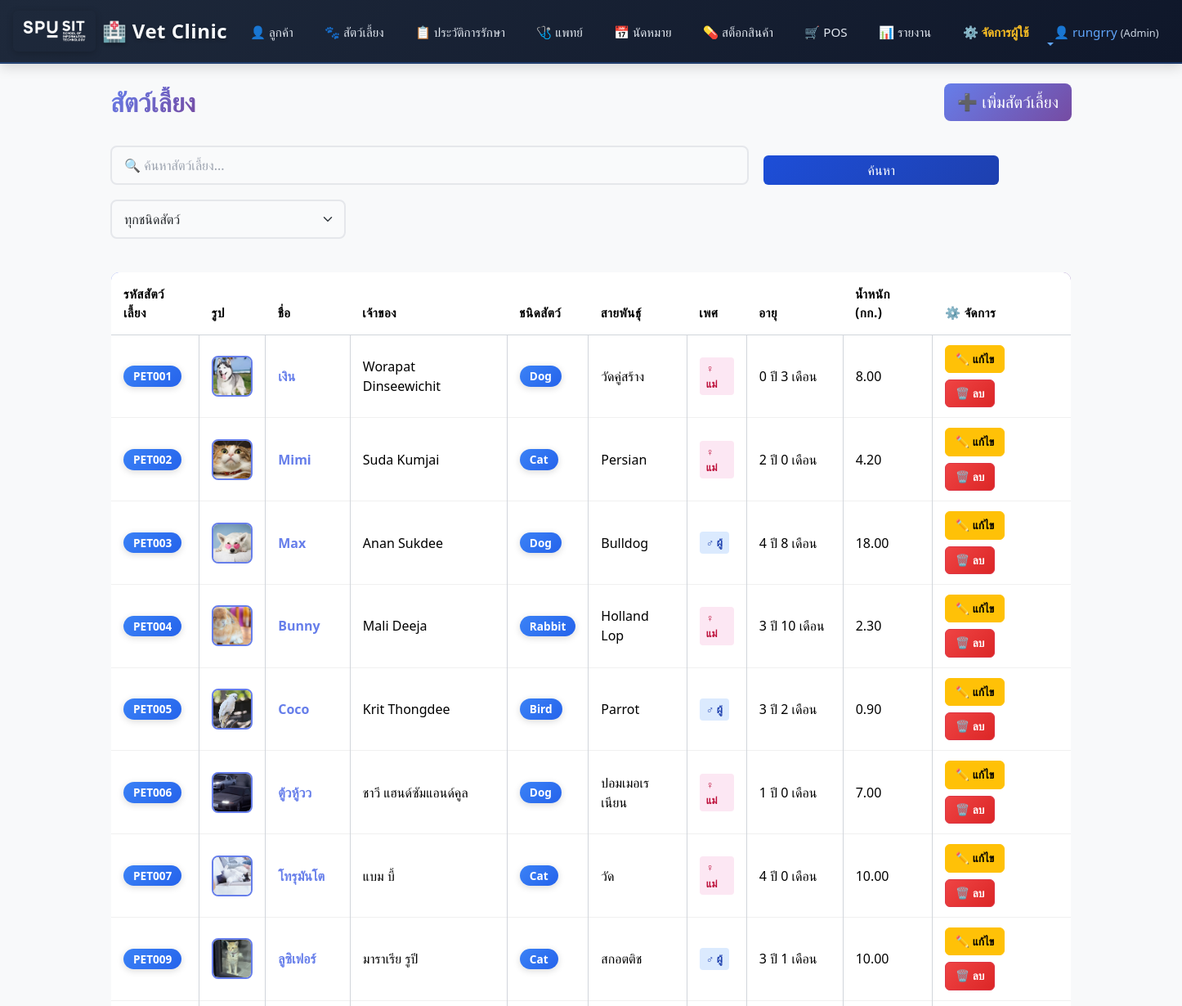
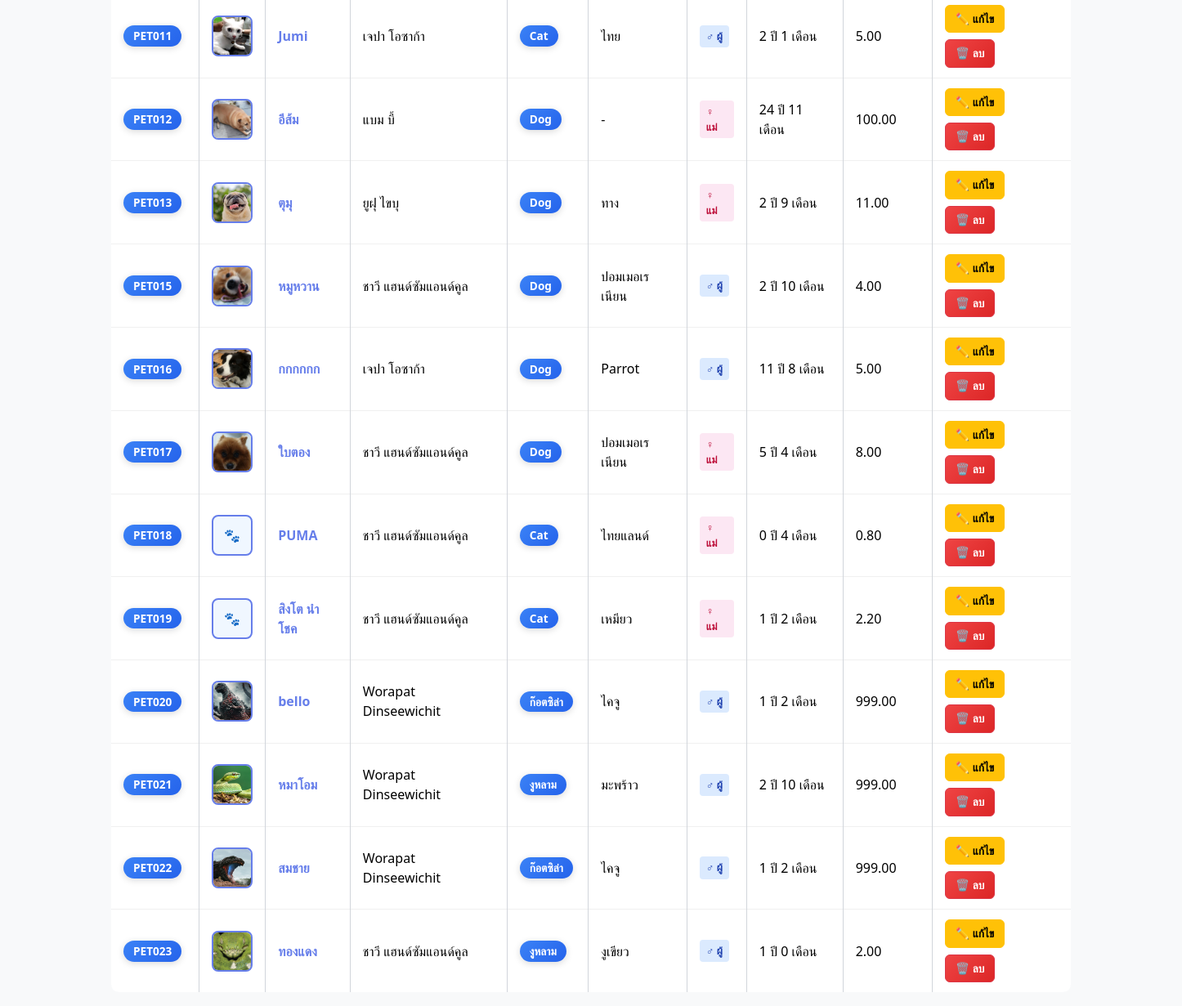
The app's page /pets/ (signed in) with its own data (2 pictures, top to bottom).
### myapp/models.py (models this page shows)
class Pets(models.Model):
    pet_id = models.CharField(primary_key=True, max_length=6)
    owner = models.ForeignKey(Owners, models.DO_NOTHING)
    species = models.ForeignKey('Species', models.DO_NOTHING)
    pet_name = models.CharField(max_length=50)
    breed = models.CharField(max_length=50, blank=True, null=True)
    gender = models.CharField(max_length=10, blank=True, null=True)
    birth_date = models.DateField(blank=True, null=True)
    weight = models.DecimalField(max_digits=6, decimal_places=2, blank=True, null=True)
    class Meta:
        managed = True
        db_table = 'Pets'

class Owners(models.Model):
    owner_id = models.CharField(primary_key=True, max_length=6)
    first_name = models.CharField(max_length=50)
    last_name = models.CharField(max_length=50)
    phone = models.CharField(max_length=20, blank=False, null=False)
    email = models.CharField(max_length=100, blank=True, null=True)
    address = models.CharField(max_length=255, blank=True, null=True)
    class Meta:
        managed = True
        db_table = 'Owners'

class Species(models.Model):
    species_id = models.CharField(primary_key=True, max_length=6)
    species_name = models.CharField(max_length=50)
    description = models.CharField(max_length=255, blank=True, null=True)
    class Meta:
        managed = True
        db_table = 'Species'

### myapp/views.py (the view, shortened to what this page needs)
# urls.py: path('pets/', views.pet_list, name='pet_list'),
@login_required
def pet_list(request):
    q = request.GET.get('q')
    species_filter = request.GET.get('species')
    pets = Pets.objects.select_related('owner', 'species')
    if species_filter:
        pets = pets.filter(species__species_id=species_filter)
    pets = pets.all()
    pet_rows = []
    for pet in pets:
        age_year = age_month = None
        age_text = '-'
        if pet.birth_date:
            diff = relativedelta(date.today(), pet.birth_date)
            age_year = diff.years
            age_month = diff.months
            age_text = f"{age_year} ปี {age_month} เดือน" if (age_year or age_month) else '0 ปี'
        pet_rows.append({
            'pet': pet,
            'age_year': age_year,
            'age_month': age_month,
            'age': age_text,
            'image_url': get_pet_image_url(pet.pet_id)
        })
    return render(request, 'pet.html', {
        'pet': pet_rows,
        'q': q,
        'species_list': Species.objects.all(),
        'species_filter': species_filter
    })

### myapp/context_processors.py (called while the page is built, shortened)
def user_role(request):
    role = None
    if request.user.is_authenticated:
        if request.user.is_superuser:
            role = 'admin'
    return {'user_role': role}

### myapp/views.py (called while the page is built)
def get_pet_image_url(pet_id):
    image_dir = os.path.join(settings.MEDIA_ROOT, 'pet_images')
    if not os.path.exists(image_dir):
        return None
    for ext in ['.jpg', '.jpeg', '.png', '.gif']:
        candidate = os.path.join(image_dir, f"{pet_id}{ext}")
        if os.path.exists(candidate):
            return settings.MEDIA_URL + f"pet_images/{pet_id}{ext}"
    return None

### myapp/templates/pet.html (shortened to what this page needs)
{% extends 'base.html' %}
{% block content %}
<div class="page-header">
  <h2>สัตว์เลี้ยง</h2>
  <a href="{% url 'add_pet' %}" class="btn btn-add btn-lg">➕ เพิ่มสัตว์เลี้ยง</a>
</div>
<form method="get" class="search-bar row g-2">
  <div class="col-12 col-md-8">
    <input type="text" name="q" value="{{ q|default:'' }}" class="form-control" placeholder="🔍 ค้นหาสัตว์เลี้ยง...">
  </div>
  <div class="col-12 col-md-3 d-flex gap-2">
    <button type="submit" class="btn btn-primary flex-fill">ค้นหา</button>
  </div>
    <div class="col-12 col-md-3">
    <select name="species" class="form-select">
      <option value="">ทุกชนิดสัตว์</option>
    </select>
  </div>
</form>
<div class="table-responsive">
  <table class="table table-hover table-bordered">
    <thead>
      <tr>
        <th>รหัสสัตว์เลี้ยง</th>
        <th>รูป</th>
        <th>ชื่อ</th>
        <th>เจ้าของ</th>
        <th>ชนิดสัตว์</th>
        <th>สายพันธุ์</th>
        <th>เพศ</th>
        <th>อายุ</th>
        <th>น้ำหนัก (กก.)</th>
        <th>⚙️ จัดการ</th>
      </tr>
    </thead>
    <tbody>
      {% for row in pet %}
      <tr class="pet-row">
        <td><strong class="badge bg-info">{{ row.pet.pet_id }}</strong></td>
        <td>
          {% if row.image_url %}
            <img src="{{ row.image_url }}" class="pet-image" alt="{{ row.pet.pet_name }}">
          {% else %}
            <div class="pet-image" style="background: #f0f7ff; display: flex; align-items: center; justify-content: center;">🐾</div>
          {% endif %}
        </td>
        <td><strong style="color: #667eea;">{{ row.pet.pet_name }}</strong></td>
        <td>{{ row.pet.owner.first_name }} {{ row.pet.owner.last_name }}</td>
        <td><span class="badge bg-info">{{ row.pet.species.species_name }}</span></td>
        <td>{{ row.pet.breed }}</td>
        <td>
          {% if row.pet.gender == 'M' or row.pet.gender == 'Male' or row.pet.gender == 'male' %}
            <span class="pet-badge badge-male">♂ ผู้</span>
          {% elif row.pet.gender == 'F' or row.pet.gender == 'Female' or row.pet.gender == 'female' %}
            <span class="pet-badge badge-female">♀ แม่</span>
          {% else %}
            <span class="pet-badge" style="background: #999; color: white;">ไม่ระบุ</span>
          {% endif %}
        </td>
        <td>{{ row.age }}</td>
        <td>{{ row.pet.weight|default:"ไม่มี" }}</td>
        <td>
          <div style="display: flex; gap: 8px; flex-wrap: wrap;">
            <a href="{% url 'edit_pet' row.pet.pet_id %}" class="btn btn-sm btn-warning">✏️ แก้ไข</a>
            {% if user_role != 'user' %}
            <a href="javascript:void(0)" onclick="confirmDelete('{% url 'delete_pet' row.pet.pet_id %}')" class="btn btn-sm btn-danger">🗑️ ลบ</a>
            {% endif %}
          </div>
        </td>
      </tr>
      {% endfor %}
    </tbody>
  </table>
</div>
{% endblock %}

### myapp/templates/base.html (shortened to what this page needs)
<!DOCTYPE html>
<html>
<head>
    {% load static %}
    <link href="https://cdn.jsdelivr.net/npm/bootstrap@5.3.2/dist/css/bootstrap.min.css" rel="stylesheet">
    <link rel="stylesheet" href="{% static 'css/style.css' %}">
</head>
<body class="bg-light">
<nav class="navbar navbar-expand-lg navbar-dark" style="background: linear-gradient(135deg, #1e293b 0%, #0f172a 100%); border-bottom: 2px solid rgba(59, 130, 246, 0.3); box-shadow: 0 4px 15px rgba(0, 0, 0, 0.15);">
<div class="container">
<a class="navbar-brand" href="/">
    <img src="/media/Logo%20SPU%20SIT_White.png" alt="True Friend Vet Clinic Logo">
    <span>🏥 Vet Clinic</span>
</a>
<div class="collapse navbar-collapse" id="mainNav">
<ul class="navbar-nav me-auto mb-2 mb-lg-0">
<li class="nav-item"><a class="nav-link" href="/owners">👤 ลูกค้า</a></li>
<li class="nav-item"><a class="nav-link" href="/pets">🐾 สัตว์เลี้ยง</a></li>
<li class="nav-item"><a class="nav-link" href="/medical_records">📋 ประวัติการรักษา</a></li>
<li class="nav-item"><a class="nav-link" href="/vets">🩺 แพทย์</a></li>
<li class="nav-item"><a class="nav-link" href="/appointments">📅 นัดหมาย</a></li>
<li class="nav-item"><a class="nav-link" href="/medicines">💊 สต็อกสินค้า</a></li>
<li class="nav-item"><a class="nav-link" href="/pos">🛒 POS</a></li>
<li class="nav-item"><a class="nav-link" href="/reports">📊 รายงาน</a></li>
{% if user.is_superuser or user.is_staff %}
<li class="nav-item"><a class="nav-link" href="{% url 'user_list' %}" style="color: #fbbf24 !important; font-weight: bold;">⚙️ จัดการผู้ใช้</a></li>
{% endif %}
</ul>
<ul class="navbar-nav ms-auto">
<li class="nav-item dropdown">
<a class="nav-link dropdown-toggle" href="#" id="userDropdown" role="button" data-bs-toggle="dropdown" aria-expanded="false" style="color: #60a5fa !important;">
👤 {{ user.username }}
{% if user_role %}
  <span style="font-size:0.8rem; color: #cbd5e1;">({{ user_role|title }})</span>
{% endif %}
</a>
</li>
</ul>
</div>
</div>
</nav>
<div class="container mt-4">
{% block content %}
{% endblock %}
</div>
</body>
</html>

### myapp/static/css/style.css (style rules this page uses)
body { background: #f5f7fb; color: #1f2937; }
.card, .table { border-radius: 0.65rem; }
.btn-primary { background-color: #2b6cb0; border-color: #2b6cb0; }
.table thead { background: #2b6cb0; color: #fff; }
.navbar-nav .nav-link { color: #e2e8f0 !important; margin-right: 0.4rem; }
.navbar-brand { color: #f8fafc !important; font-weight: 700; letter-spacing: 0.4px; }
.btn-primary { background-color: #1d4ed8; border-color: #1d4ed8; }
body { animation: fadeInBody 0.5s ease-in-out; }
.btn { transition: all 0.3s cubic-bezier(0.34, 1.56, 0.64, 1); position: relative; overflow: hidden; }
.btn::before { content: ''; position: absolute; top: 50%; left: 50%; width: 0; height: 0; border-radius: 50%; background: rgba(255, 255, 255, 0.3); transform: translate(-50%, -50%); transition: width 0.6s, height 0.6s; pointer-events: none; }
.btn-primary { background: linear-gradient(135deg, #1d4ed8, #1e40af) !important; border: none; }
.btn-danger { background: linear-gradient(135deg, #ef4444, #dc2626) !important; }
.form-control, .form-select { transition: all 0.3s ease; border: 2px solid #e5e7eb; background-color: #fafbfc; }
.form-control::placeholder { color: #9ca3af; font-weight: 500; }
a { transition: all 0.2s ease; }
.table { transition: all 0.3s ease; }
.table tbody tr { transition: all 0.2s ease; border-bottom: 1px solid #f0f0f0; }
.badge { transition: all 0.3s ease; padding: 0.5rem 0.75rem; font-weight: 600; box-shadow: 0 2px 8px rgba(0, 0, 0, 0.1); }
.navbar { background: linear-gradient(135deg, #1e293b, #0f172a) !important; box-shadow: 0 4px 15px rgba(0, 0, 0, 0.1); animation: slideInNavbar 0.5s ease-out; }
.navbar-nav .nav-link { transition: all 0.3s ease !important; position: relative; padding-bottom: 5px !important; }
.navbar-nav .nav-link::after { content: ''; position: absolute; bottom: 0; left: 0; width: 0; height: 2px; background: linear-gradient(90deg, #3b82f6, #60a5fa); transition: width 0.3s ease; }
h2, h3, h4 { color: #1f2937; font-weight: 700; margin-bottom: 15px; }
.table { margin-top: 20px; border-radius: 0.65rem; overflow: hidden; }
.table thead { background: linear-gradient(135deg, #667eea 0%, #764ba2 100%); color: white; font-weight: 600; }
.table thead th { border: none; padding: 15px; font-size: 0.95rem; text-transform: uppercase; letter-spacing: 0.5px; }
.table tbody td { vertical-align: middle; padding: 12px 15px; border-color: #e5e7eb; }
.table tbody tr { transition: all 0.2s ease; }
.table tbody tr:nth-child(odd) { background-color: #fafbff; }
.table.table-bordered { border: 1px solid #d1d5db; }
.table.table-bordered td, .table.table-bordered th { border-color: #d1d5db; }
.badge { padding: 6px 12px; font-weight: 600; border-radius: 50px; font-size: 0.85rem; box-shadow: 0 2px 8px rgba(0, 0, 0, 0.15); }
.badge.bg-info { background: linear-gradient(135deg, #3b82f6, #2563eb) !important; }
.btn-sm { padding: 6px 12px; font-size: 0.85rem; border-radius: 6px; font-weight: 600; transition: all 0.2s ease; }
.form-control, .form-select { border: 2px solid #e5e7eb; border-radius: 8px; padding: 10px 15px; font-size: 1rem; transition: all 0.3s ease; background-color: #f9fafb; }
.form-control::placeholder { color: #9ca3af; }

### myapp/templates/base.html (style rules this page uses)
.navbar-brand { display: inline-flex; align-items: center; gap: 0.5rem; font-size: 1.5rem; font-weight: 700; letter-spacing: 0.5px; text-shadow: 0 2px 4px rgba(0, 0, 0, 0.3); animation: glow 2s ease-in-out infinite; }
.navbar-brand img { max-height: 50px; width: auto; border-radius: 0.35rem; box-shadow: 0 2px 8px rgba(0, 0, 0, 0.2); }
.container { max-width: 1200px; }
.navbar .container { max-width: 100%; width: 100%; padding-left: 1rem; padding-right: 1rem; }
.navbar-nav { gap: 0.5rem; }
.nav-link { white-space: nowrap; font-size: 0.95rem; padding: 0.5rem 0.75rem !important; }

### records on screen
Pets: pet.pet_id "PET001", shows a picture, pet.pet_name "เงิน", pet.owner.first_name "Worapat", pet.owner.last_name "Dinseewichit", pet.species.species_name "Dog", pet.breed "วัดคู่สร้าง", gender "♀ แม่", age "0 ปี 3 เดือน", pet.weight "8.00"
Pets: pet.pet_id "PET002", shows a picture, pet.pet_name "Mimi", pet.owner.first_name "Suda", pet.owner.last_name "Kumjai", pet.species.species_name "Cat", pet.breed "Persian", gender "♀ แม่", age "2 ปี 0 เดือน", pet.weight "4.20"
Pets: pet.pet_id "PET003", shows a picture, pet.pet_name "Max", pet.owner.first_name "Anan", pet.owner.last_name "Sukdee", pet.species.species_name "Dog", pet.breed "Bulldog", gender "♂ ผู้", age "4 ปี 8 เดือน", pet.weight "18.00"
Pets: pet.pet_id "PET004", shows a picture, pet.pet_name "Bunny", pet.owner.first_name "Mali", pet.owner.last_name "Deeja", pet.species.species_name "Rabbit", pet.breed "Holland Lop", gender "♀ แม่", age "3 ปี 10 เดือน", pet.weight "2.30"
Pets: pet.pet_id "PET005", shows a picture, pet.pet_name "Coco", pet.owner.first_name "Krit", pet.owner.last_name "Thongdee", pet.species.species_name "Bird", pet.breed "Parrot", gender "♂ ผู้", age "3 ปี 2 เดือน", pet.weight "0.90"
Pets: pet.pet_id "PET006", shows a picture, pet.pet_name "ตู้วหู้วว", pet.owner.first_name "ชาวี", pet.owner.last_name "แฮนด์ซัมแอนด์คูล", pet.species.species_name "Dog", pet.breed "ปอมเมอเรเนียน", gender "♀ แม่", age "1 ปี 0 เดือน", pet.weight "7.00"
Pets: pet.pet_id "PET007", shows a picture, pet.pet_name "โทรุมันโต", pet.owner.first_name "แบม", pet.owner.last_name "บี้", pet.species.species_name "Cat", pet.breed "วัด", gender "♀ แม่", age "4 ปี 0 เดือน", pet.weight "10.00"
Pets: pet.pet_id "PET009", shows a picture, pet.pet_name "ลูซิเฟอร์", pet.owner.first_name "มาราเรีย", pet.owner.last_name "รูปี", pet.species.species_name "Cat", pet.breed "สกอตติช", gender "♂ ผู้", age "3 ปี 1 เดือน", pet.weight "10.00"
Pets: pet.pet_id "PET011", shows a picture, pet.pet_name "Jumi", pet.owner.first_name "เจปา", pet.owner.last_name "โอซาก้า", pet.species.species_name "Cat", pet.breed "ไทย", gender "♂ ผู้", age "2 ปี 1 เดือน", pet.weight "5.00"
Pets: pet.pet_id "PET012", shows a picture, pet.pet_name "อีส้ม", pet.owner.first_name "แบม", pet.owner.last_name "บี้", pet.species.species_name "Dog", pet.breed "-", gender "♀ แม่", age "24 ปี 11 เดือน", pet.weight "100.00"
Pets: pet.pet_id "PET013", shows a picture, pet.pet_name "ตุมุ", pet.owner.first_name "ยูฝุ", pet.owner.last_name "ไขบุ", pet.species.species_name "Dog", pet.breed "ทาง", gender "♀ แม่", age "2 ปี 9 เดือน", pet.weight "11.00"
Pets: pet.pet_id "PET015", shows a picture, pet.pet_name "หมูหวาน", pet.owner.first_name "ชาวี", pet.owner.last_name "แฮนด์ซัมแอนด์คูล", pet.species.species_name "Dog", pet.breed "ปอมเมอเรเนียน", gender "♂ ผู้", age "2 ปี 10 เดือน", pet.weight "4.00"
Pets: pet.pet_id "PET016", shows a picture, pet.pet_name "กกกกกก", pet.owner.first_name "เจปา", pet.owner.last_name "โอซาก้า", pet.species.species_name "Dog", pet.breed "Parrot", gender "♂ ผู้", age "11 ปี 8 เดือน", pet.weight "5.00"
Pets: pet.pet_id "PET017", shows a picture, pet.pet_name "ใบตอง", pet.owner.first_name "ชาวี", pet.owner.last_name "แฮนด์ซัมแอนด์คูล", pet.species.species_name "Dog", pet.breed "ปอมเมอเรเนียน", gender "♀ แม่", age "5 ปี 4 เดือน", pet.weight "8.00"
Pets: pet.pet_id "PET018", pet.pet_name "PUMA", pet.owner.first_name "ชาวี", pet.owner.last_name "แฮนด์ซัมแอนด์คูล", pet.species.species_name "Cat", pet.breed "ไทยแลนด์", gender "♀ แม่", age "0 ปี 4 เดือน", pet.weight "0.80"
Pets: pet.pet_id "PET019", pet.pet_name "สิงโต นำโชค", pet.owner.first_name "ชาวี", pet.owner.last_name "แฮนด์ซัมแอนด์คูล", pet.species.species_name "Cat", pet.breed "เหมียว", gender "♀ แม่", age "1 ปี 2 เดือน", pet.weight "2.20"
Pets: pet.pet_id "PET020", shows a picture, pet.pet_name "bello", pet.owner.first_name "Worapat", pet.owner.last_name "Dinseewichit", pet.species.species_name "ก๊อตซิล่า", pet.breed "ไคจู", gender "♂ ผู้", age "1 ปี 2 เดือน", pet.weight "999.00"
Pets: pet.pet_id "PET021", shows a picture, pet.pet_name "หมาโอม", pet.owner.first_name "Worapat", pet.owner.last_name "Dinseewichit", pet.species.species_name "งูหลาม", pet.breed "มะพร้าว", gender "♂ ผู้", age "2 ปี 10 เดือน", pet.weight "999.00"
Pets: pet.pet_id "PET022", shows a picture, pet.pet_name "สมชาย", pet.owner.first_name "Worapat", pet.owner.last_name "Dinseewichit", pet.species.species_name "ก๊อตซิล่า", pet.breed "ไคจู", gender "♂ ผู้", age "1 ปี 2 เดือน", pet.weight "999.00"
Pets: pet.pet_id "PET023", shows a picture, pet.pet_name "ทองแดง", pet.owner.first_name "ชาวี", pet.owner.last_name "แฮนด์ซัมแอนด์คูล", pet.species.species_name "งูหลาม", pet.breed "งูเขียว", gender "♂ ผู้", age "1 ปี 0 เดือน", pet.weight "2.00"

### other values on screen
{{ user.username }} "rungrry"
{{ user_role|title }} "Admin"
